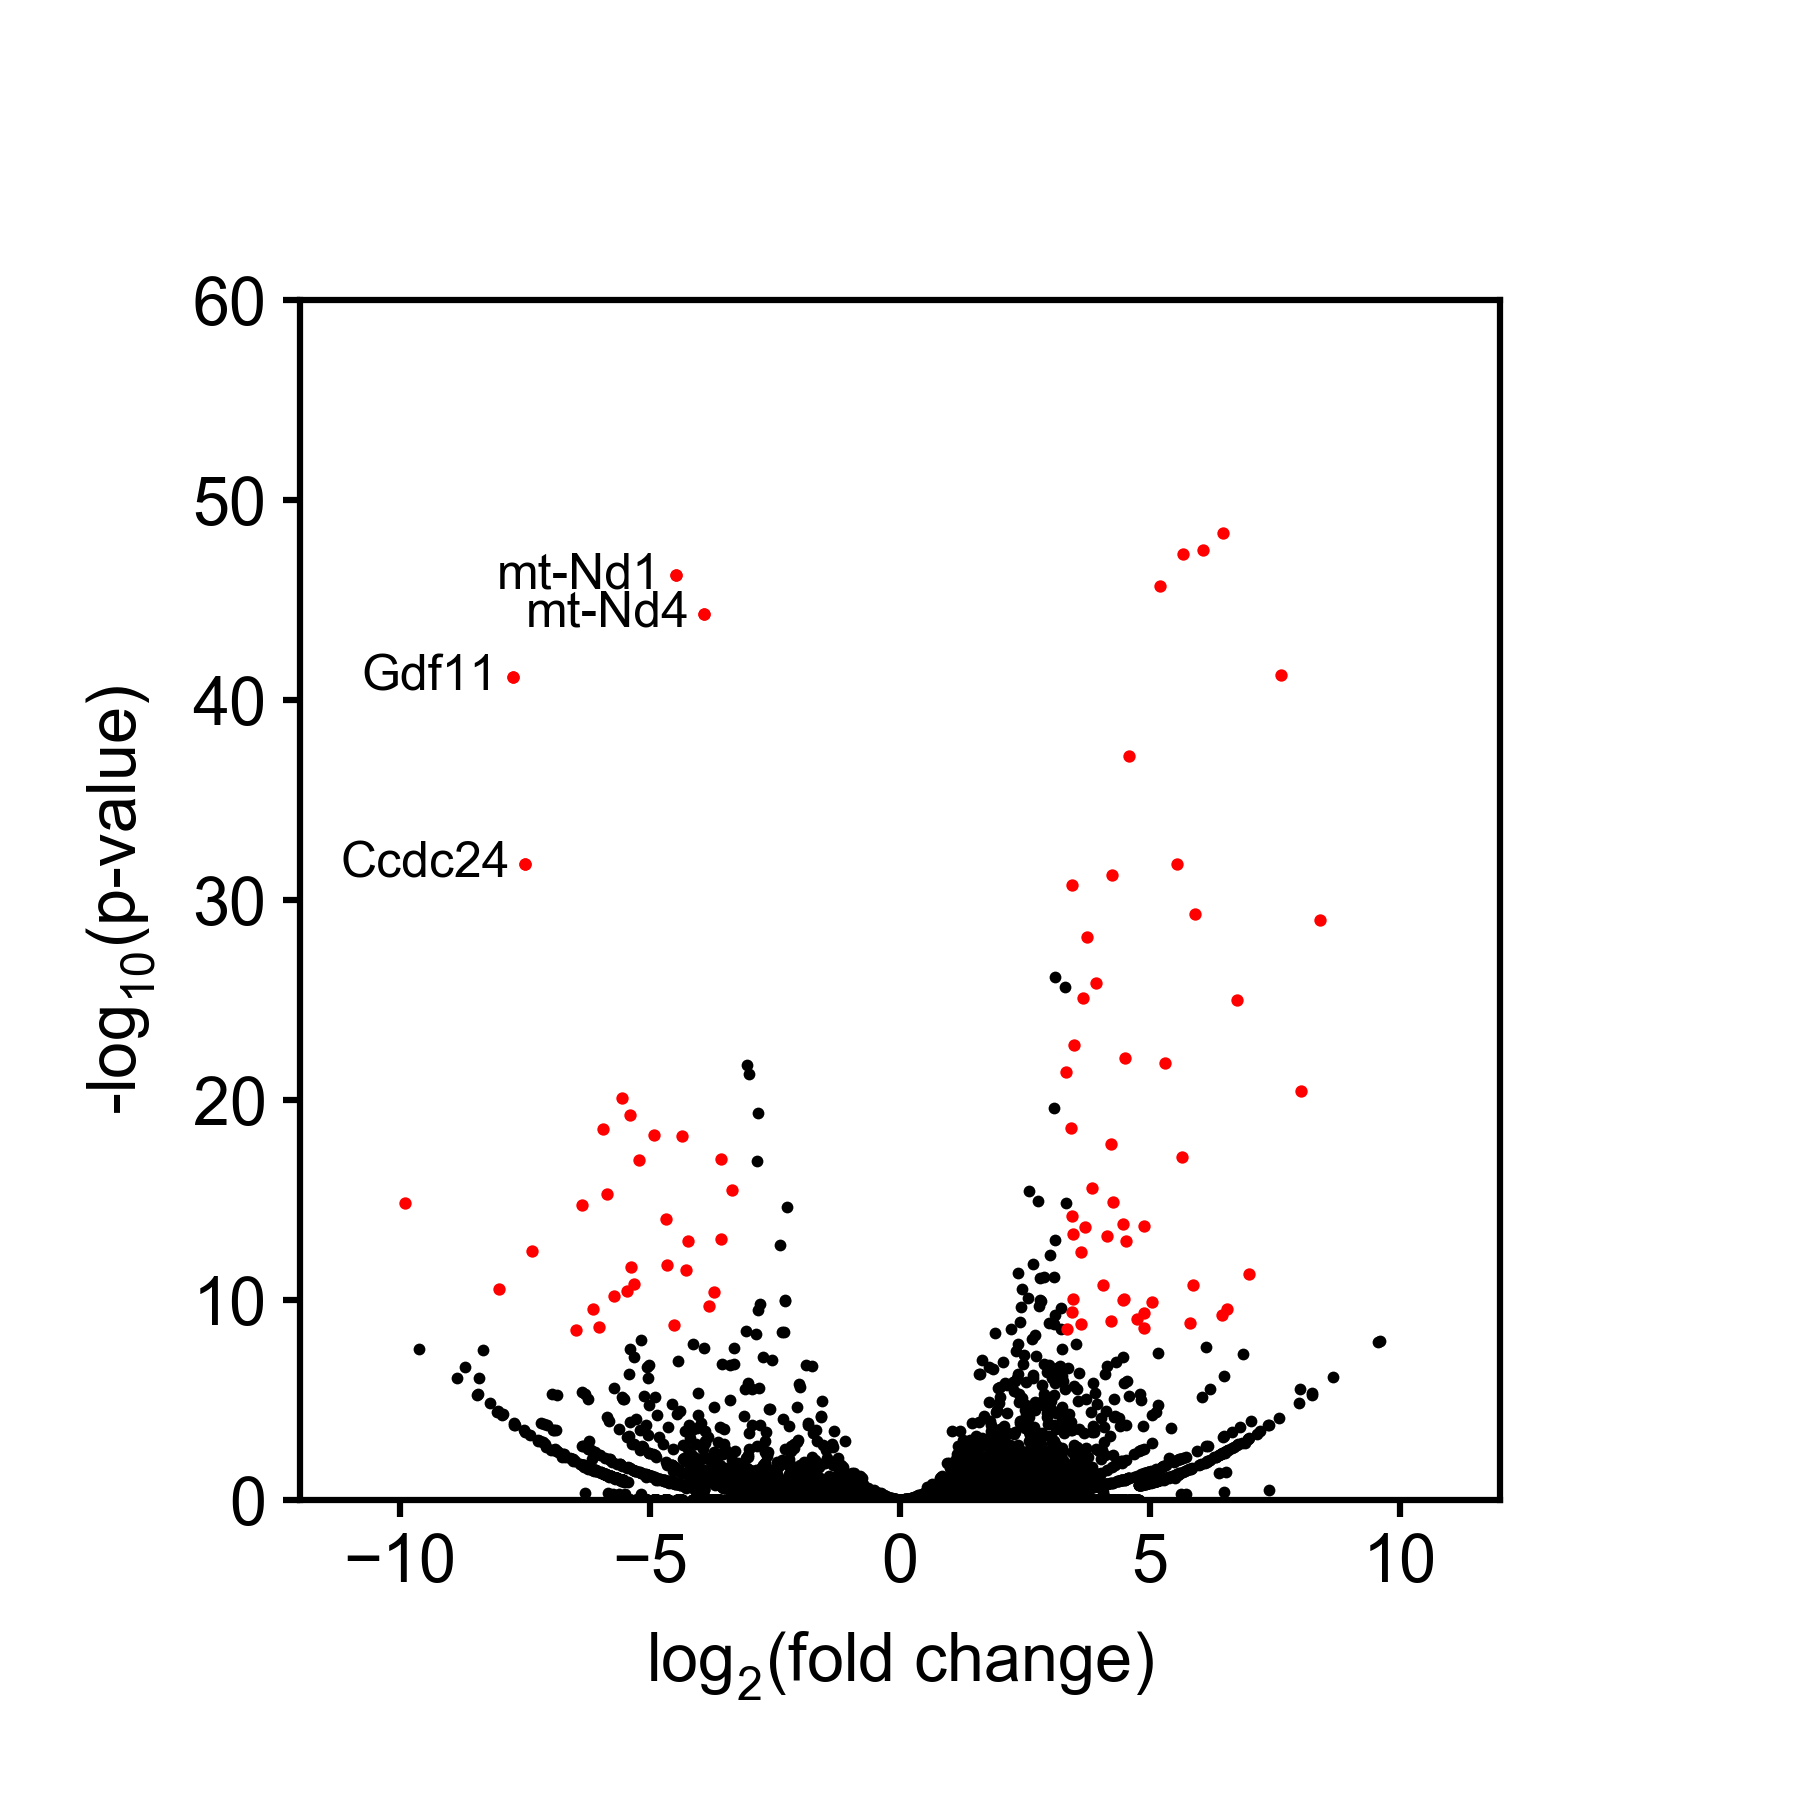

This chart was generated by the following Python code:
#!/usr/bin/env python3
# Name: Ioannis Anastopoulos
# Date: 01/28/2018

import matplotlib.pyplot as plt
import matplotlib.patches as mplpatches #patches in in charge of rectangles
import numpy as np
import sys
import math

def file_parse():
	fold_change=[]
	p_value=[]
	genes =[]
	data=[]
	fn = open(sys.argv[1])
	lines = fn.readlines()
	for line in lines:
		# data.append((line.split('\t')[0].strip(),float(line.split('\t')[1].strip().replace('NA','1')),float(line.split('\t')[2].strip().replace('NA','1'))))
		genes.append(line.split('\t')[0].strip())
		fold_change.append(float(line.split('\t')[1].strip().replace('NA','1')))
		p_value.append(float(line.split('\t')[2].strip().replace('NA','1')))
	return genes,fold_change,p_value
###Getting gene names, fold change, and converting p values to -log10
genes, fold_change,p_value = file_parse()
neg_log10_p_values=list(map(lambda y: -1*np.log10(y), p_value))
########----------------------Canvas--------------------##########
plt.style.use('BME163.mplstyle') 
width=3
height=3
plt.figure(figsize=(width,height))  #units are always inches
########----------------------Canvas--------------------##########

########----------------------Main panel dimensions--------------------##########
panel_width=2/width 
panel_height=2/height
panel=plt.axes([1/6,1/6,panel_width,panel_height]) #this adds axis labels
########----------------------Main panel dimensions--------------------##########

x_values3=[]
y_values3=[]
x_values1=[]
y_values1=[]
genes1=[] # gene names if their fold-change (not log2(fold-change)) is larger than 10 (only down) and their -log10(p-value) is greater than 30.
x_values2=[]
y_values2=[]
for i,e in enumerate(neg_log10_p_values):
	if fold_change[i]<-np.log2(10) and e>30:
		x_values1.append(fold_change[i])
		y_values1.append(e)
		genes1.append(genes[i])
	if fold_change[i]>+np.log2(10) and e>8 or fold_change[i]<-np.log2(10) and e>8:
		x_values2.append(fold_change[i])
		y_values2.append(e)
	else:
		x_values3.append(fold_change[i])
		y_values3.append(e)

panel.scatter(x_values3,y_values3,s=2,
				linewidth=0,
				facecolor='black')
panel.scatter(x_values2,y_values2,s=2.2,
				linewidth=0,
				facecolor='red')
panel.scatter(x_values1,y_values1,s=2.2,
				linewidth=0,
				facecolor='red')
for i,e in enumerate(genes1):
	panel.text(x_values1[i]-0.3, y_values1[i],e, va='center',ha='right', fontsize=6)

########----------------------Modifying panel axis labels--------------------##########

panel.tick_params(axis='both', which='both',bottom='on', labelbottom='on', left='on', labelleft='on', 
					right='off', labelright='off', 
					top='off', labeltop='off')

panel.set_xlim(-12,12)
panel.set_ylim(0,60)
panel.set_xlabel(r'$log_2(fold$ change)')
panel.set_ylabel(r'-log$_{10}$(p-value)')

plt.savefig('Anastopoulos_Ioannis_BME163_Assignemnt_Week3.png', dpi=600)
